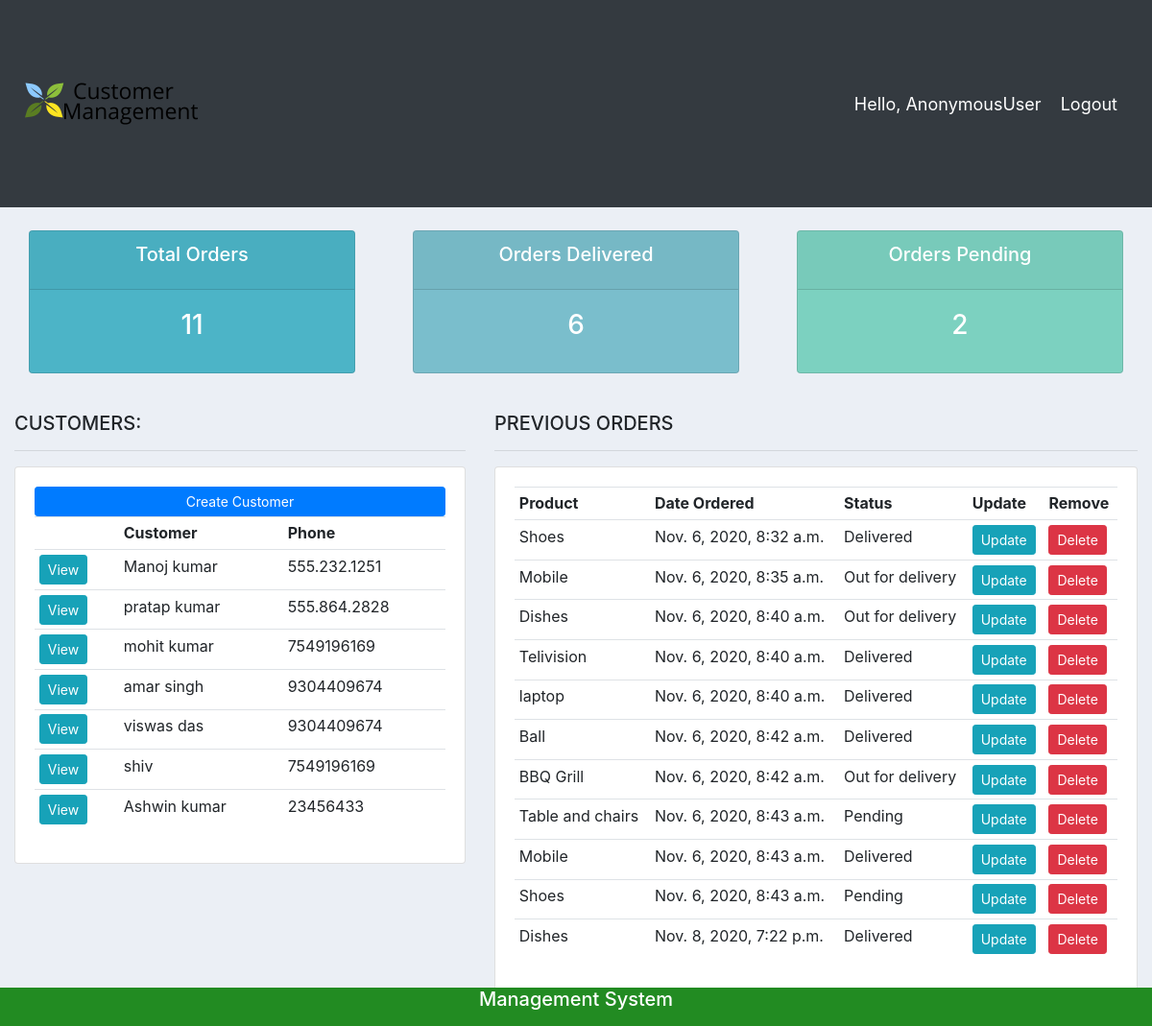
The page / on the database its author committed.
### accounts/models.py (models this page shows, shortened)
class Customer(models.Model):
	user = models.OneToOneField(User, null=True, on_delete=models.CASCADE)
	name = models.CharField(max_length=200, null=True)
	phone = models.CharField(max_length=200, null=True)
	email = models.CharField(max_length=200, null=True)
	date_created = models.DateTimeField(auto_now_add=True, null=True)

class Order(models.Model):
	STATUS = (
			('Pending', 'Pending'),
			('Out for delivery', 'Out for delivery'),
			('Delivered', 'Delivered'),
			)
	customer = models.ForeignKey(Customer, null=True, on_delete= models.SET_NULL)
	product = models.ForeignKey(Product, null=True, on_delete= models.SET_NULL)
	date_created = models.DateTimeField(auto_now_add=True, null=True)
	status = models.CharField(max_length=200, null=True, choices=STATUS)
	note = models.CharField(max_length=1000, null=True)

class Product(models.Model):
	CATEGORY = (
			('Indoor', 'Indoor'),
			('Out Door', 'Out Door'),
			)
	name = models.CharField(max_length=200, null=True)
	price = models.FloatField(null=True)
	category = models.CharField(max_length=200, null=True, choices=CATEGORY)
	description = models.CharField(max_length=200, null=True, blank=True)
	date_created = models.DateTimeField(auto_now_add=True, null=True)
	tags = models.ManyToManyField(Tag)
	def __str__(self):
		return self.name

### accounts/views.py (the view)
# urls.py: path('', views.home, name="home"),
def home(request):
	orders = Order.objects.all()
	customers = Customer.objects.all()
	total_customers = customers.count()
	total_orders = orders.count()
	delivered = orders.filter(status='Delivered').count()
	pending = orders.filter(status='Pending').count()
	context = {'orders':orders, 'customers':customers,
	'total_orders':total_orders,'delivered':delivered,
	'pending':pending }
	return render(request, 'accounts/dashboard.html', context)

### accounts/accounts/templates/accounts/dashboard.html
{%  extends 'accounts/main.html' %}
{% block content %}
{%  include 'accounts/status.html' %}
<br>
<div class="row">
	<div class="col-md-5">
		<h5>CUSTOMERS:</h5>
		<hr>
		<div class="card card-body">
			<a class="btn btn-primary  btn-sm btn-block" href="">Create Customer</a>
			<table class="table table-sm">
				<tr>
					<th></th>
					<th>Customer</th>
					<th>Phone</th>
				</tr>
				{% for customer in customers %}
					<tr>
						<td><a class="btn btn-sm btn-info" href="{% url 'customer' customer.id %}">View</a></td>
						<td>{{customer.name}}</td>
						<td>{{customer.phone}}</td>
					</tr>
				{% endfor %}
			</table>
		</div>
	</div>
	<div class="col-md-7">
		<h5>PREVIOUS ORDERS</h5>
		<hr>
		<div class="card card-body">
			<table class="table table-sm">
				<tr>
					<th>Product</th>
					<th>Date Ordered</th>
					<th>Status</th>
					<th>Update</th>
					<th>Remove</th>
				</tr>
				{% for order in orders %}
					<tr>
						<td>{{order.product}}</td>
						<td>{{order.date_created}}</td>
						<td>{{order.status}}</td>
						<td><a class="btn btn-sm btn-info" href="{% url 'update_order' order.id %}">Update</a></td>
						<td><a class="btn btn-sm btn-danger" href="{% url 'delete_order' order.id %}">Delete</a></td>
					</tr>
				{% endfor %}
			</table>
		</div>
	</div>
</div>
{% endblock %}

### static/css/main.css (style rules this page uses)
body { background-color: #ebeff5; }

### rows shown on the page
Customer: name "Manoj kumar", phone "555.232.1251"
Customer: name "pratap kumar", phone "555.864.2828"
Customer: name "mohit kumar", phone "7549196169"
Customer: name "amar singh", phone "9304409674"
Customer: name "viswas das", phone "9304409674"
Customer: name "shiv", phone "7549196169"
Customer: name "Ashwin kumar", phone "23456433"
Order: product "Shoes", date_created "Nov. 6, 2020, 8:32 a.m.", status "Delivered"
Order: product "Mobile", date_created "Nov. 6, 2020, 8:35 a.m.", status "Out for delivery"
Order: product "Dishes", date_created "Nov. 6, 2020, 8:40 a.m.", status "Out for delivery"
Order: product "Telivision", date_created "Nov. 6, 2020, 8:40 a.m.", status "Delivered"
Order: product "laptop", date_created "Nov. 6, 2020, 8:40 a.m.", status "Delivered"
Order: product "Ball", date_created "Nov. 6, 2020, 8:42 a.m.", status "Delivered"
Order: product "BBQ Grill", date_created "Nov. 6, 2020, 8:42 a.m.", status "Out for delivery"
Order: product "Table and chairs", date_created "Nov. 6, 2020, 8:43 a.m.", status "Pending"
Order: product "Mobile", date_created "Nov. 6, 2020, 8:43 a.m.", status "Delivered"
Order: product "Shoes", date_created "Nov. 6, 2020, 8:43 a.m.", status "Pending"
Order: product "Dishes", date_created "Nov. 8, 2020, 7:22 p.m.", status "Delivered"

### other values the page prints
{{ request.user }} "AnonymousUser"
{{ total_orders }} "11"
{{ delivered }} "6"
{{ pending }} "2"
